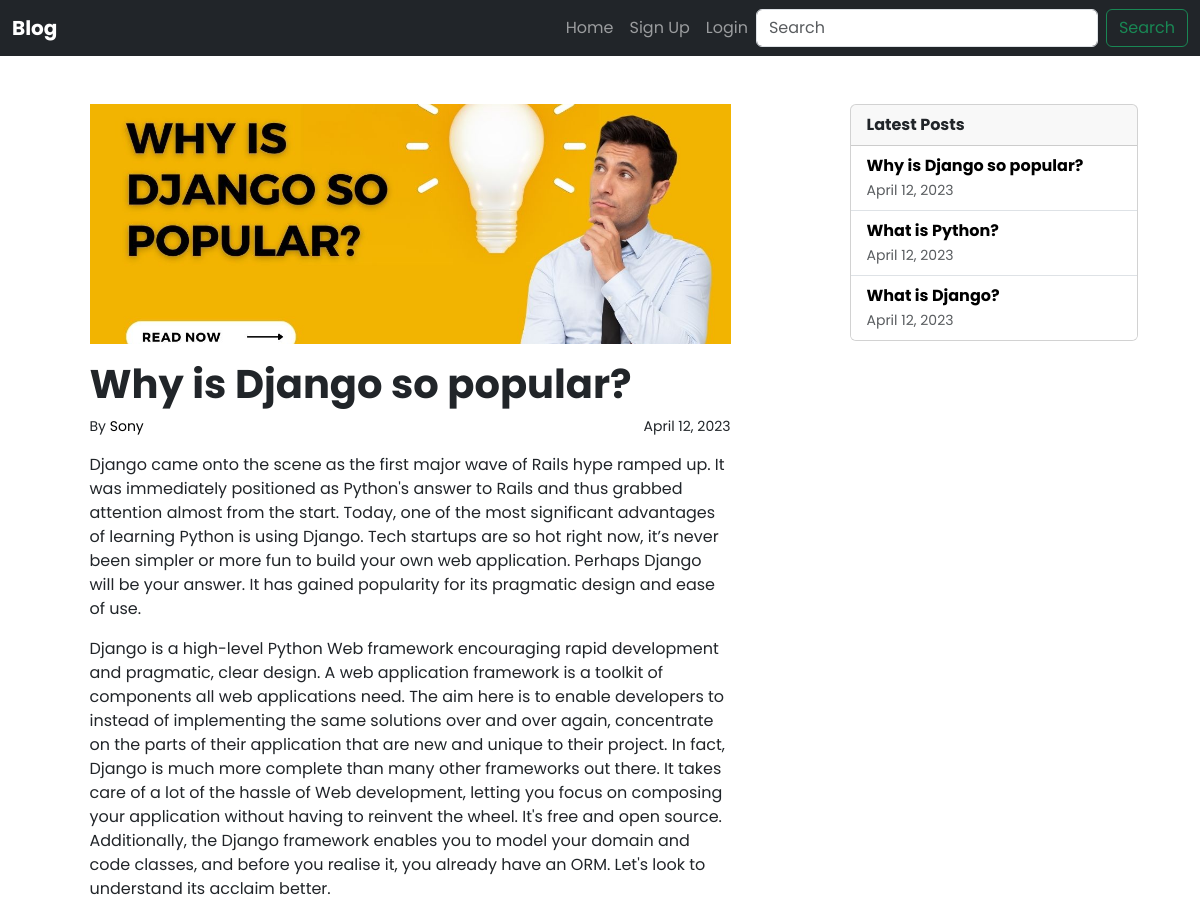
The app's page /blog/why-is-django-so-popular (upper part), older data.
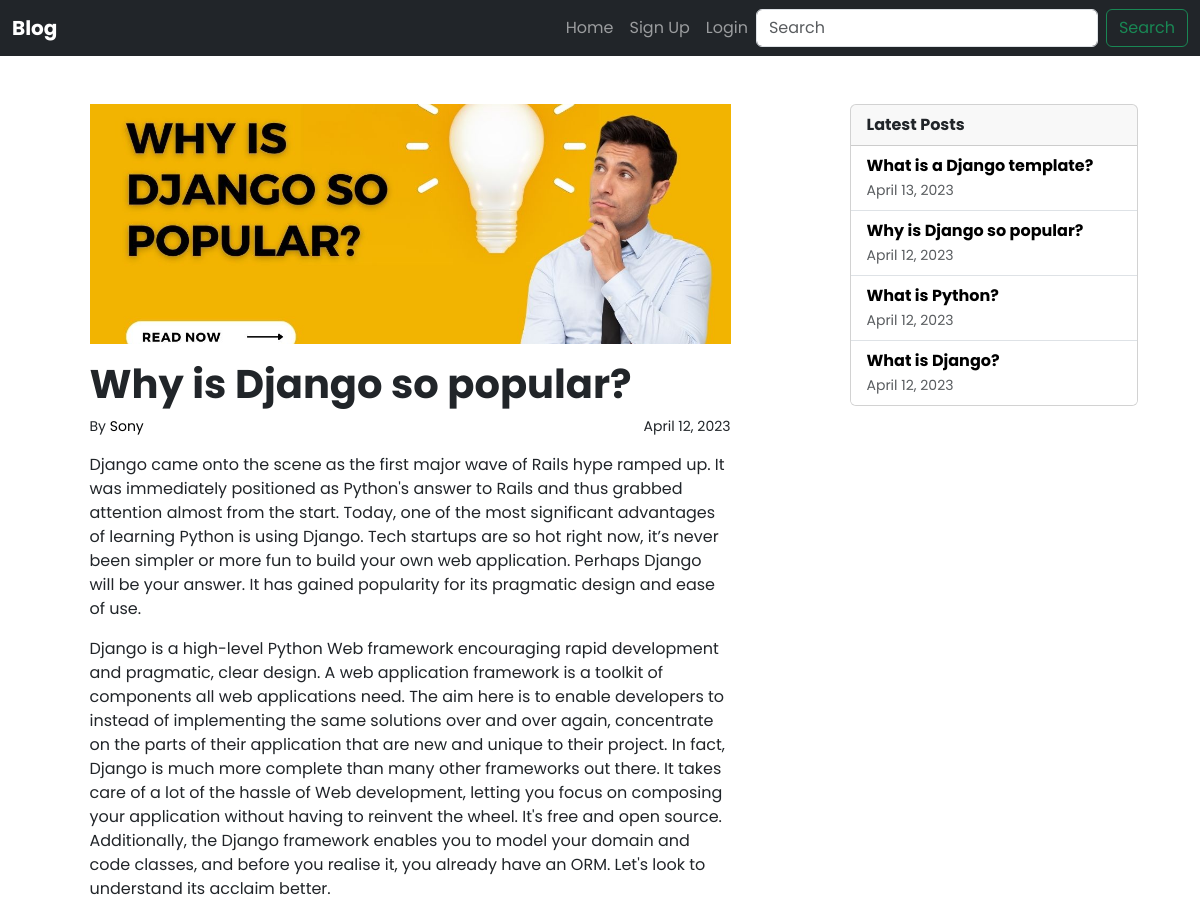
The same page, newer data.
### app/models.py (models this page shows, shortened)
class Blog(models.Model):
    title = models.CharField(max_length=100)
    user = models.ForeignKey(User, on_delete=models.CASCADE)
    time = models.DateTimeField(auto_now_add=True)
    tags = models.CharField(max_length=100)
    content = RichTextField()
    slug = AutoSlugField(populate_from='title', editable=True, always_update=True)
    image = models.ImageField(upload_to='images/', null=True, blank=True)
    class Meta:
        ordering = ['-time']

### app/views.py (the view)
# urls.py: path('blog/<slug:slug>', views.blog, name='blog'),
def blog(request, slug):
    blog = get_object_or_404(Blog, slug=slug)
    latest_blogs = Blog.objects.all().order_by('-id')[:5]
    return render(request, 'app/blog.html', {'blog': blog, 'latest_blogs': latest_blogs})

### app/templates/app/blog.html (shortened to what this page needs)
{% extends 'app/base.html' %}
{% block content %}
<div class="row">
    <div class="col-md-7 mx-auto mb-5">
        <div class="bg-image hover-overlay ripple mb-3" data-mdb-ripple-color="light">
            <img src="{{ blog.image.url }}" class="card-img-top" style="width: 100%; height: 20vw; object-fit: cover;">
        </div>
        <h1 class="fw-bold mb-2">{{ blog.title }}</h1>
        <div class="d-flex justify-content-between mb-3">
            <small>
                By
                <a href="{% url 'author' blog.user %}" class="text-decoration-none text-black">
                    {{ blog.user | capfirst }}
                </a>
            </small>
            <small>{{ blog.time | date:"F j, Y" }}</small>
        </div>
        <p class="card-text">
            {{ blog.content | safe | capfirst }}
        </p>
    </div>
    <div class="col-md-3 mx-auto">
        <div class="card" style="width: 18rem;">
            <div class="card-header">
              <strong>Latest Posts</strong>
            </div>
            <ul class="list-group list-group-flush">
                {% for blog in latest_blogs %}
                    <li class="list-group-item">
                        <a href="{% url 'blog' slug=blog.slug %}" class="text-decoration-none text-black fw-bold">
                            {{ blog.title | capfirst | truncatewords:5 }}
                        </a> <br>
                        <small class="text-muted">
                            {{ blog.time | date:"F j, Y" }}
                        </small>
                    </li>
                {% endfor %}
            </ul>
          </div>
    </div>
</div>
{% endblock content %}

Row changes from the older to the newer data that the page shows:
added Blog: title "What is a Django template?", time "April 13, 2023"
